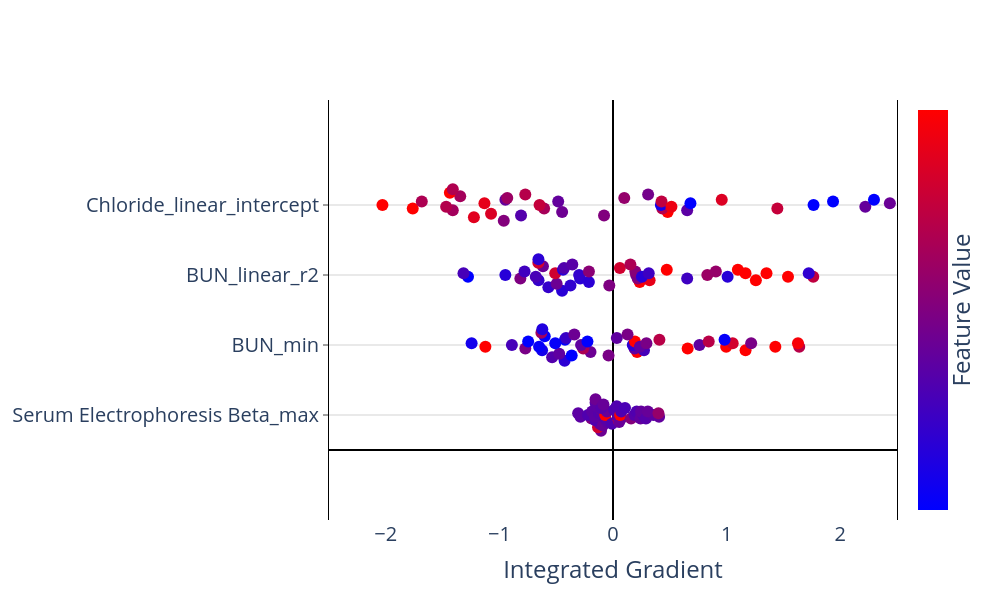

Notebook code for this chart:
### Code cell
import plotly.graph_objects as go
import plotly.express as px

nbins = 10
scale = 0.1
n_features = len(X.columns[svm_set_ranks[selected_run].sorted_features.astype(int)[:svm_set_ranks[selected_run].performance_["num_features"]]].values)
spacing = 2
min_max_IG = 2.5

fig = go.Figure()
fig.update_layout(
    plot_bgcolor='white',
    autosize=False,
    width=1000,
    height=600,
    coloraxis = {'colorscale':'Bluered'},
    xaxis_title = "Integrated Gradient",
)
 
fig.update_xaxes(
    zeroline=True,
    zerolinecolor="black",
    range = [-min_max_IG,min_max_IG]
    )
fig.update_yaxes(
    zeroline=True,
    zerolinecolor="black",
    mirror=True,
    ticks='outside',
    showline=True,
    linecolor='black',
    gridcolor='lightgrey',
    range = [-spacing, spacing*n_features + spacing]
)
 
feature_rank = np.argsort(np.sum(abs(IG),axis=0))
feature_order = feature_rank[(len(feature_rank)-n_features):len(feature_rank)] 

y_val = 1
bin_ids = list(range(nbins))
for f in feature_order:
    bins = np.linspace(IGtable.iloc[:,f].min()*1.1,IGtable.iloc[:,f].max()*1.1,nbins+1)
    ig_bins = pd.cut(IGtable.iloc[:,f], bins=bins, labels=bin_ids)
 
    x_vals = []
    y_vals = []
    f_vals = []
    for bin in bin_ids:
        x_bin_vals = list(IGtable.iloc[ig_bins[ig_bins == bin].index,f].values)
        n_pts = len(x_bin_vals)
        if n_pts > 0:
            x_vals = x_vals + x_bin_vals
            y_vals = y_vals + list(y_val + scale*(np.array(list(range(n_pts)))-(n_pts-1)/2))
            f_vals = f_vals + list(IG_X.iloc[ig_bins[ig_bins == bin].index,f].values)
    fig.add_trace(go.Scatter(
        x = x_vals, 
        y = y_vals,
        mode = 'markers',
        marker = dict(size=12,
                      color = f_vals,
                      coloraxis = "coloraxis",
                     ),
        name=IGtable.columns[f],
    ))
    y_val += spacing
 
 
fig.update_layout(showlegend=False, coloraxis_showscale=True,font=dict(size=20))
fig.update_coloraxes(colorbar_showticklabels=False,
                    colorbar_title=dict(text="Feature Value",side = "right"),
                    cmin = -1, cmax = 1)
fig.update_yaxes(tickvals=[1]+[1 + spacing*i for i in range(1,n_features)], 
                 ticktext=IGtable.columns[feature_order])
 
fig.show()

### Figure 1 — Plotly figure (JSON) as saved in the notebook; plotly's stock layout.template omitted (floating-point values rounded to 4 significant figures)
{"data": [{"marker": {"color": [-0.2804, -0.2804, -0.009244, -0.3708, -0.2804, -0.1448, 0.6234, -0.2352, -0.3708, -0.2804, -0.3256, -0.2352, -0.2804, -0.2804, -0.1448, -0.19, -0.2804, -0.3256, 1.346, -0.19, -0.3256, -0.19, -0.3708, 2.521, -0.2804, -0.2804, -0.3708, -0.3708, -0.19, -0.19, 5.685, -0.3708, -0.416, 0.03595, -0.3256, -0.3708, -0.2352, -0.3256, -0.2352, -0.3256, -0.2804, -0.19, -0.2352, 0.1715], "coloraxis": "coloraxis", "size": 12}, "mode": "markers", "name": "Serum Electrophoresis Beta_max", "type": "scatter", "x": [-0.2866, -0.3067, -0.1894, -0.2202, -0.1837, -0.1054, -0.1319, -0.1162, -0.1542, -0.1602, -0.1225, -0.1045, -0.1469, -0.1534, -0.1537, -0.08965, -0.04974, -0.06614, -0.06847, -0.05359, -0.1018, -0.08388, -0.00913, 0.05054, 0.04385, 0.04734, 0.0107, 0.03311, 0.05451, 0.07043, 0.06319, 0.07179, 0.1058, 0.1592, 0.1891, 0.2084, 0.2419, 0.2657, 0.2472, 0.2902, 0.3556, 0.3065, 0.4058, 0.4002], "y": [0.95, 1.05, 0.9, 1, 1.1, 0.55, 0.65, 0.75, 0.85, 0.95, 1.05, 1.15, 1.25, 1.35, 1.45, 0.7, 0.8, 0.9, 1, 1.1, 1.2, 1.3, 0.75, 0.85, 0.95, 1.05, 1.15, 1.25, 0.8, 0.9, 1, 1.1, 1.2, 0.9, 1, 1.1, 0.9, 1, 1.1, 0.9, 1, 1.1, 0.95, 1.05]}, {"marker": {"color": [1.146, -0.8506, -0.05217, -0.4514, -1.25, -0.651, -0.3516, -0.2518, -0.8506, -0.9504, -0.9504, -0.9504, -1.25, 0.2473, -0.7508, -1.05, -0.152, 0.3471, -0.2518, -1.15, -0.5512, -0.152, -0.05217, 1.146, -0.2518, -0.651, 1.245, -0.2518, -0.05217, -0.4514, -0.2518, -0.05217, 0.4469, 3.142, -0.2518, 0.4469, 1.146, 3.341, 0.6465, -0.9504, 1.445, -0.05217, 0.4469, 0.9459], "coloraxis": "coloraxis", "size": 12}, "mode": "markers", "name": "BUN_min", "type": "scatter", "x": [-1.123, -1.245, -0.7719, -0.8899, -0.7468, -0.4258, -0.5359, -0.4735, -0.6242, -0.6509, -0.5085, -0.4225, -0.6008, -0.6302, -0.6223, -0.3636, -0.198, -0.2626, -0.2811, -0.2249, -0.4134, -0.3405, -0.03933, 0.2119, 0.1901, 0.1738, 0.1927, 0.03384, 0.1283, 0.2729, 0.2371, 0.2941, 0.4085, 0.6572, 0.7614, 0.8426, 1.167, 0.9962, 1.054, 0.9822, 1.429, 1.216, 1.639, 1.628], "y": [2.95, 3.05, 2.9, 3, 3.1, 2.55, 2.65, 2.75, 2.85, 2.95, 3.05, 3.15, 3.25, 3.35, 3.45, 2.7, 2.8, 2.9, 3, 3.1, 3.2, 3.3, 2.7, 2.8, 2.9, 3, 3.1, 3.2, 3.3, 2.85, 2.95, 3.05, 3.15, 2.9, 3, 3.1, 2.85, 2.95, 3.05, 3.15, 2.95, 3.05, 2.95, 3.05]}, {"marker": {"color": [-3.712, -0.4466, -0.01523, -0.6917, -0.4954, -0.6789, -0.5955, -0.1561, -0.5957, -0.4367, 0.6177, -0.6868, -0.1583, 0.629, -0.6617, -0.6254, -0.6723, -0.6857, -0.6078, 0.08441, -0.353, -0.3107, -0.01473, 0.9706, 0.06886, -0.06862, 0.06896, 0.6326, 0.3495, 0.8111, -0.6895, -0.5245, 1.937, -0.51, 0.2122, 0.1759, 1.093, -0.684, 2.316, 1.43, 1.497, 2.316, 0.4952, -0.6276], "coloraxis": "coloraxis", "size": 12}, "mode": "markers", "name": "BUN_linear_r2", "type": "scatter", "x": [-1.276, -1.316, -0.8154, -0.9476, -0.7786, -0.4482, -0.569, -0.496, -0.6557, -0.6797, -0.5086, -0.4402, -0.6165, -0.6572, -0.6563, -0.3745, -0.2124, -0.2895, -0.2983, -0.2119, -0.4307, -0.3582, -0.03262, 0.2349, 0.2176, 0.2036, 0.1965, 0.06034, 0.1531, 0.3222, 0.2547, 0.3145, 0.4732, 0.6529, 0.8304, 0.9055, 1.258, 1.009, 1.166, 1.099, 1.541, 1.351, 1.763, 1.723], "y": [4.95, 5.05, 4.9, 5, 5.1, 4.55, 4.65, 4.75, 4.85, 4.95, 5.05, 5.15, 5.25, 5.35, 5.45, 4.7, 4.8, 4.9, 5, 5.1, 5.2, 5.3, 4.7, 4.8, 4.9, 5, 5.1, 5.2, 5.3, 4.85, 4.95, 5.05, 5.15, 4.9, 5, 5.1, 4.85, 4.95, 5.05, 5.15, 4.95, 5.05, 4.95, 5.05]}, {"marker": {"color": [0.5889, 1.673, 1.624, 1.025, 0.3561, 0.02701, 0.7627, 0.7125, 0.2781, 0.4012, 0.8004, -0.2166, 0.2835, 1.878, 0.372, -0.3481, -0.1419, 0.3022, 0.5409, -0.2241, 0.2269, 0.4202, 0.01111, 1.023, 0.4198, -0.8332, 0.4978, 0.1598, -0.08741, -0.2834, 0.8622, -1.009, 0.7228, 0.5456, -1.59, -1.324, -0.8876, -0.2173, -0.176, -1.668, -0.9356, -0.9336, -2.691, -2.948], "coloraxis": "coloraxis", "size": 12}, "mode": "markers", "name": "Chloride_linear_intercept", "type": "scatter", "x": [-2.627, -2.834, -1.763, -2.03, -1.683, -0.9614, -1.224, -1.073, -1.41, -1.469, -1.132, -0.9471, -1.345, -1.436, -1.41, -0.8095, -0.4477, -0.6061, -0.6465, -0.4824, -0.9307, -0.7721, -0.07885, 0.4812, 0.4341, 0.4217, 0.4272, 0.09927, 0.3093, 0.6527, 0.5143, 0.6817, 0.9573, 1.447, 1.765, 1.937, 2.675, 2.221, 2.437, 2.297, 3.275, 2.824, 3.768, 3.719], "y": [6.95, 7.05, 6.9, 7, 7.1, 6.55, 6.65, 6.75, 6.85, 6.95, 7.05, 7.15, 7.25, 7.35, 7.45, 6.7, 6.8, 6.9, 7, 7.1, 7.2, 7.3, 6.7, 6.8, 6.9, 7, 7.1, 7.2, 7.3, 6.85, 6.95, 7.05, 7.15, 6.9, 7, 7.1, 6.85, 6.95, 7.05, 7.15, 6.95, 7.05, 6.95, 7.05]}], "layout": {"autosize": false, "coloraxis": {"cmax": 1, "cmin": -1, "colorbar": {"showticklabels": false, "title": {"side": "right", "text": "Feature Value"}}, "colorscale": [[0, "rgb(0,0,255)"], [1, "rgb(255,0,0)"]], "showscale": true}, "font": {"size": 20}, "height": 600, "plot_bgcolor": "white", "showlegend": false, "width": 1000, "xaxis": {"range": [-2.5, 2.5], "title": {"text": "Integrated Gradient"}, "type": "linear", "zeroline": true, "zerolinecolor": "black"}, "yaxis": {"gridcolor": "lightgrey", "linecolor": "black", "mirror": true, "range": [-2, 10], "showline": true, "ticks": "outside", "ticktext": ["Serum Electrophoresis Beta_max", "BUN_min", "BUN_linear_r2", "Chloride_linear_intercept"], "tickvals": [1, 3, 5, 7], "type": "linear", "zeroline": true, "zerolinecolor": "black"}}}
